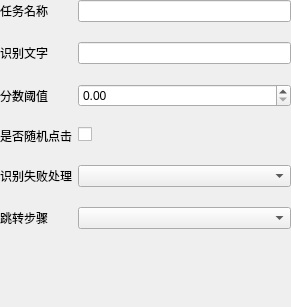
<?xml version="1.0" encoding="UTF-8"?>
<ui version="4.0">
 <class>OcrForm</class>
 <widget class="QWidget" name="OcrForm">
  <property name="geometry">
   <rect>
    <x>0</x>
    <y>0</y>
    <width>291</width>
    <height>307</height>
   </rect>
  </property>
  <property name="windowTitle">
   <string>OcrForm</string>
  </property>
  <widget class="QWidget" name="formLayoutWidget">
   <property name="geometry">
    <rect>
     <x>0</x>
     <y>0</y>
     <width>291</width>
     <height>301</height>
    </rect>
   </property>
   <layout class="QFormLayout" name="formLayout">
    <property name="horizontalSpacing">
     <number>6</number>
    </property>
    <property name="verticalSpacing">
     <number>20</number>
    </property>
    <item row="0" column="0">
     <widget class="QLabel" name="label">
      <property name="text">
       <string>任务名称</string>
      </property>
     </widget>
    </item>
    <item row="0" column="1">
     <widget class="QLineEdit" name="lineTaskNameEdit"/>
    </item>
    <item row="1" column="0">
     <widget class="QLabel" name="label_3">
      <property name="text">
       <string>识别文字</string>
      </property>
     </widget>
    </item>
    <item row="1" column="1">
     <widget class="QLineEdit" name="ocrTextEdit"/>
    </item>
    <item row="2" column="0">
     <widget class="QLabel" name="label_2">
      <property name="text">
       <string>分数阈值</string>
      </property>
     </widget>
    </item>
    <item row="4" column="0">
     <widget class="QLabel" name="label_4">
      <property name="text">
       <string>识别失败处理</string>
      </property>
     </widget>
    </item>
    <item row="4" column="1">
     <widget class="QComboBox" name="opencvErrorHandle"/>
    </item>
    <item row="5" column="0">
     <widget class="QLabel" name="stepInputLabel">
      <property name="text">
       <string>跳转步骤</string>
      </property>
     </widget>
    </item>
    <item row="5" column="1">
     <widget class="QComboBox" name="stepInputBox"/>
    </item>
    <item row="3" column="0">
     <widget class="QLabel" name="label_6">
      <property name="text">
       <string>是否随机点击</string>
      </property>
     </widget>
    </item>
    <item row="3" column="1">
     <widget class="QCheckBox" name="randomClickCheckBox">
      <property name="text">
       <string/>
      </property>
     </widget>
    </item>
    <item row="2" column="1">
     <widget class="QDoubleSpinBox" name="spinScoreBox">
      <property name="maximum">
       <double>1.000000000000000</double>
      </property>
      <property name="singleStep">
       <double>0.010000000000000</double>
      </property>
     </widget>
    </item>
   </layout>
  </widget>
 </widget>
 <resources/>
 <connections/>
</ui>
